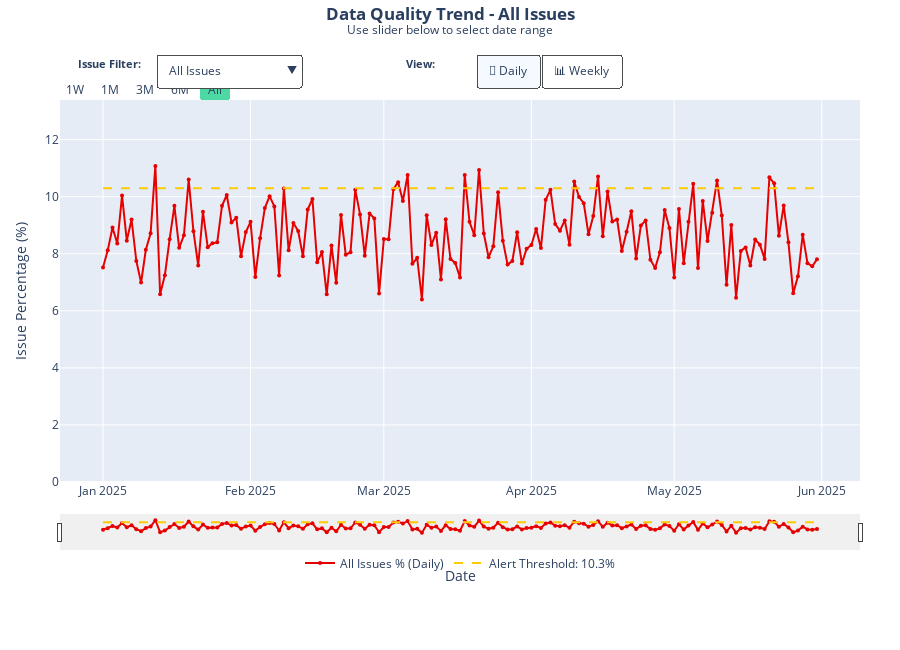

The notebook cell saved with this chart:
### Code cell
# Create interactive Data Quality Trend visualization with Issue Type dropdown, Date Range Selector
fig_dq_trend = go.Figure()

# Calculate dynamic thresholds and y-axis ranges for each issue type
# Threshold = mean + 1.5 * std (statistical alert level)
issue_stats = {}
for issue_name, issue_col in ISSUE_TYPES.items():
    mean_val = df_dq_trend_all[issue_col].mean()
    std_val = df_dq_trend_all[issue_col].std()
    max_val = df_dq_trend_all[issue_col].max()
    # Threshold: mean + 1.5*std, but at least 2% and capped reasonably
    threshold = max(mean_val + 1.5 * std_val, 2.0)
    threshold = round(threshold, 1)
    # Y-axis max: 20% above max value, minimum of 5%
    y_max = max(max_val * 1.2, threshold * 1.3, 5.0)
    issue_stats[issue_name] = {
        "threshold": threshold,
        "y_max": y_max,
        "mean": mean_val,
        "col": issue_col,
    }

# Build traces for each issue type (Daily + Weekly + Threshold_Daily + Threshold_Weekly = 4 traces per issue type)
trace_index = 0
visibility_map = (
    {}
)  # Maps issue_type -> [daily, weekly, threshold_daily, threshold_weekly]

for issue_name, issue_col in ISSUE_TYPES.items():
    stats = issue_stats[issue_name]

    # Daily - Issue Type %
    fig_dq_trend.add_trace(
        go.Scatter(
            x=df_dq_trend_all["transaction_date"],
            y=df_dq_trend_all[issue_col],
            mode="lines+markers",
            name=f"{issue_name} % (Daily)",
            line=dict(color=COLOR_DANGER, width=2),
            marker=dict(size=4),
            visible=(issue_name == "All Issues"),
            hovertemplate=f"Date: %{{x}}<br>{issue_name}: %{{y:.1f}}%<extra></extra>",
        )
    )

    # Weekly - Issue Type %
    fig_dq_trend.add_trace(
        go.Scatter(
            x=df_dq_weekly_all["week_start_date"],
            y=df_dq_weekly_all[issue_col],
            mode="lines+markers",
            name=f"{issue_name} % (Weekly)",
            line=dict(color=COLOR_DANGER, width=3),
            marker=dict(size=8),
            visible=False,
            hovertemplate=f"Week of: %{{x}}<br>{issue_name}: %{{y:.1f}}%<extra></extra>",
        )
    )

    # Threshold line for Daily view
    fig_dq_trend.add_trace(
        go.Scatter(
            x=[
                df_dq_trend_all["transaction_date"].min(),
                df_dq_trend_all["transaction_date"].max(),
            ],
            y=[stats["threshold"], stats["threshold"]],
            mode="lines",
            name=f"Alert Threshold: {stats['threshold']:.1f}%",
            line=dict(color=COLOR_WARNING, width=2, dash="dash"),
            visible=(issue_name == "All Issues"),
            hovertemplate=f"Alert Threshold: {stats['threshold']:.1f}%<extra></extra>",
            showlegend=True,
        )
    )

    # Threshold line for Weekly view (same threshold, but different x range)
    fig_dq_trend.add_trace(
        go.Scatter(
            x=[
                df_dq_weekly_all["week_start_date"].min(),
                df_dq_weekly_all["week_start_date"].max(),
            ],
            y=[stats["threshold"], stats["threshold"]],
            mode="lines",
            name=f"Alert Threshold: {stats['threshold']:.1f}%",
            line=dict(color=COLOR_WARNING, width=2, dash="dash"),
            visible=False,
            hovertemplate=f"Alert Threshold: {stats['threshold']:.1f}%<extra></extra>",
            showlegend=True,
        )
    )

    # Store indices: [daily, weekly, threshold_daily, threshold_weekly]
    visibility_map[issue_name] = [
        trace_index,
        trace_index + 1,
        trace_index + 2,
        trace_index + 3,
    ]
    trace_index += 4

# Total number of traces
total_traces = trace_index

# Track current view state for toggle (will be managed by custom buttons)
# We need separate buttons for issue type AND for daily/weekly toggle

# Create dropdown buttons for issue type selection (Daily view by default)
issue_buttons_daily = []
issue_buttons_weekly = []

for issue_name in ISSUE_TYPES.keys():
    indices = visibility_map[issue_name]
    stats = issue_stats[issue_name]

    # Daily view: show daily trace + daily threshold
    vis_daily = [False] * total_traces
    vis_daily[indices[0]] = True  # Daily trace
    vis_daily[indices[2]] = True  # Daily threshold

    issue_buttons_daily.append(
        dict(
            label=issue_name,
            method="update",
            args=[
                {"visible": vis_daily},
                {
                    "yaxis.range": [0, stats["y_max"]],
                    "title.text": f"<b>Data Quality Trend - {issue_name}</b><br><sup>Use slider below to select date range</sup>",
                },
            ],
        )
    )

    # Weekly view: show weekly trace + weekly threshold
    vis_weekly = [False] * total_traces
    vis_weekly[indices[1]] = True  # Weekly trace
    vis_weekly[indices[3]] = True  # Weekly threshold

    issue_buttons_weekly.append(
        dict(
            label=issue_name,
            method="update",
            args=[
                {"visible": vis_weekly},
                {
                    "yaxis.range": [0, stats["y_max"]],
                    "title.text": f"<b>Data Quality Trend - {issue_name}</b><br><sup>Use slider below to select date range</sup>",
                },
            ],
        )
    )

# Get initial stats for "All Issues"
initial_stats = issue_stats["All Issues"]

# Create layout with dropdown, Daily/Weekly toggle, and date range slider
fig_dq_trend.update_layout(
    updatemenus=[
        # Issue Type Dropdown (Daily view)
        dict(
            type="dropdown",
            direction="down",
            active=0,
            x=0.12,
            xanchor="left",
            y=1.12,
            yanchor="top",
            buttons=issue_buttons_daily,
            bgcolor="white",
            bordercolor=COLOR_GRAY,
            name="issue_dropdown",
        ),
        # Daily/Weekly Toggle Buttons - actually switches trace visibility
        dict(
            type="buttons",
            direction="right",
            active=0,
            x=0.52,
            xanchor="left",
            y=1.12,
            yanchor="top",
            buttons=[
                dict(
                    label="📅 Daily",
                    method="update",
                    args=[
                        # Show All Issues daily + threshold (default)
                        {
                            "visible": [
                                i
                                in [
                                    visibility_map["All Issues"][0],
                                    visibility_map["All Issues"][2],
                                ]
                                for i in range(total_traces)
                            ]
                        },
                        {},
                    ],
                ),
                dict(
                    label="📊 Weekly",
                    method="update",
                    args=[
                        # Show All Issues weekly + threshold
                        {
                            "visible": [
                                i
                                in [
                                    visibility_map["All Issues"][1],
                                    visibility_map["All Issues"][3],
                                ]
                                for i in range(total_traces)
                            ]
                        },
                        {},
                    ],
                ),
            ],
            bgcolor="white",
            bordercolor=COLOR_GRAY,
        ),
    ],
    title=dict(
        text=f"<b>Data Quality Trend - All Issues</b><br><sup>Use slider below to select date range</sup>",
        x=0.5,
        y=0.97,
        xanchor="center",
        yanchor="bottom",
    ),
    xaxis=dict(
        title="Date",
        rangeslider=dict(
            visible=True,
            thickness=0.08,
            bgcolor="#f0f0f0",
        ),
        rangeselector=dict(
            buttons=[
                dict(count=7, label="1W", step="day", stepmode="backward"),
                dict(count=1, label="1M", step="month", stepmode="backward"),
                dict(count=3, label="3M", step="month", stepmode="backward"),
                dict(count=6, label="6M", step="month", stepmode="backward"),
                dict(step="all", label="All"),
            ],
            bgcolor="white",
            activecolor=COLOR_PRIMARY,
            x=0.0,
            y=1.0,
        ),
        type="date",
    ),
    yaxis=dict(
        title="Issue Percentage (%)",
        range=[0, initial_stats["y_max"]],
    ),
    height=650,
    margin=dict(t=100, b=100, l=60, r=40),
    hovermode="x unified",
    legend=dict(
        orientation="h",
        yanchor="bottom",
        y=-0.25,
        xanchor="center",
        x=0.5,
    ),
    annotations=[
        dict(
            text="<b>Issue Filter:</b>",
            x=0.02,
            xref="paper",
            y=1.12,
            yref="paper",
            showarrow=False,
            font=dict(size=11),
        ),
        dict(
            text="<b>View:</b>",
            x=0.45,
            xref="paper",
            y=1.12,
            yref="paper",
            showarrow=False,
            font=dict(size=11),
        ),
    ],
)

fig_dq_trend.show()

# Calculate trend direction using last 90 days of data
df_recent = df_dq_trend_all.tail(90) if len(df_dq_trend_all) >= 90 else df_dq_trend_all
recent_issues_pct = df_recent.tail(7)["transactions_with_issues_pct"].mean()
earlier_issues_pct = df_recent.head(7)["transactions_with_issues_pct"].mean()
trend_direction = (
    "📉 Improving"
    if recent_issues_pct < earlier_issues_pct
    else "📈 Degrading" if recent_issues_pct > earlier_issues_pct else "➡️ Stable"
)
trend_color = (
    COLOR_SUCCESS
    if recent_issues_pct < earlier_issues_pct
    else COLOR_DANGER if recent_issues_pct > earlier_issues_pct else COLOR_GRAY
)

# Summary stats for all issue types with dynamic thresholds
issue_summary = []
for issue_name, stats in issue_stats.items():
    if issue_name != "All Issues":
        avg_pct = stats["mean"]
        threshold = stats["threshold"]
        status = "⚠️" if avg_pct > threshold * 0.8 else "✅"
        if avg_pct > 0.5:  # Only show issues with > 0.5% occurrence
            issue_summary.append(
                f"<li>{status} <strong>{issue_name}:</strong> {avg_pct:.1f}% avg (threshold: {threshold:.1f}%)</li>"
            )

# Display trend analysis summary
display(
    HTML(
        f"""
<div style="background-color: #fff3cd; padding: 15px; border-radius: 10px; border-left: 5px solid {trend_color}; margin-top: 20px;">
    <h4 style="margin-top: 0;">📈 Data Quality Trend Analysis</h4>
    <p><strong>Full Data Range:</strong> {DATA_MIN_DATE.strftime('%b %d, %Y') if hasattr(DATA_MIN_DATE, 'strftime') else DATA_MIN_DATE} to {DATA_MAX_DATE.strftime('%b %d, %Y') if hasattr(DATA_MAX_DATE, 'strftime') else DATA_MAX_DATE}</p>
    <p><strong>Trend Direction (Recent 90 days):</strong> <span style="color: {trend_color}; font-weight: bold;">{trend_direction}</span></p>
    <p><strong>Recent 7-Day Avg Issues %:</strong> {recent_issues_pct:.1f}%</p>
    <p><strong>Earlier 7-Day Avg Issues %:</strong> {earlier_issues_pct:.1f}%</p>
    <p><strong>All Issues Alert Threshold:</strong> {issue_stats['All Issues']['threshold']:.1f}% (mean + 1.5σ)</p>
    <hr>
    <p><strong>📊 Issue Breakdown (full period avg vs dynamic threshold):</strong></p>
    <ul style="margin: 5px 0;">
        {''.join(issue_summary) if issue_summary else '<li>No significant individual issues detected</li>'}
    </ul>
    <p style="font-style: italic; color: #666; margin-top: 10px;">
        <strong>Tip:</strong> Use the date range selector buttons (1W, 1M, 3M, 6M, All) or drag the slider below the chart to zoom into specific periods.
    </p>
</div>
"""
    )
)

### Figure 1 — Plotly figure (JSON) as saved in the notebook; plotly's stock layout.template omitted (floating-point values rounded to 4 significant figures; data arrays with more than 128 entries replaced by an {"elided": "..."} marker saying what was removed)
{"data": [{"hovertemplate": "Date: %{x}<br>All Issues: %{y:.1f}%<extra></extra>", "line": {"color": "#e60000", "width": 2}, "marker": {"size": 4}, "mode": "lines+markers", "name": "All Issues % (Daily)", "type": "scatter", "visible": true, "x": {"elided": "151 str values"}, "y": {"elided": "151 float values"}}, {"hovertemplate": "Week of: %{x}<br>All Issues: %{y:.1f}%<extra></extra>", "line": {"color": "#e60000", "width": 3}, "marker": {"size": 8}, "mode": "lines+markers", "name": "All Issues % (Weekly)", "type": "scatter", "visible": false, "x": ["2024-12-30", "2025-01-06", "2025-01-13", "2025-01-20", "2025-01-27", "2025-02-03", "2025-02-10", "2025-02-17", "2025-02-24", "2025-03-03", "2025-03-10", "2025-03-17", "2025-03-24", "2025-03-31", "2025-04-07", "2025-04-14", "2025-04-21", "2025-04-28", "2025-05-05", "2025-05-12", "2025-05-19", "2025-05-26"], "y": [8.6, 8.65, 8.49, 8.64, 8.77, 9.06, 8.71, 8.24, 8.53, 9.04, 8.31, 9.05, 8.38, 8.96, 9.31, 9.33, 8.52, 8.56, 9.38, 7.83, 9.14, 7.59]}, {"hovertemplate": "Alert Threshold: 10.3%<extra></extra>", "line": {"color": "#fecb00", "dash": "dash", "width": 2}, "mode": "lines", "name": "Alert Threshold: 10.3%", "showlegend": true, "type": "scatter", "visible": true, "x": ["2025-01-01", "2025-05-31"], "y": [10.3, 10.3]}, {"hovertemplate": "Alert Threshold: 10.3%<extra></extra>", "line": {"color": "#fecb00", "dash": "dash", "width": 2}, "mode": "lines", "name": "Alert Threshold: 10.3%", "showlegend": true, "type": "scatter", "visible": false, "x": ["2024-12-30", "2025-05-26"], "y": [10.3, 10.3]}, {"hovertemplate": "Date: %{x}<br>Missing Amount: %{y:.1f}%<extra></extra>", "line": {"color": "#e60000", "width": 2}, "marker": {"size": 4}, "mode": "lines+markers", "name": "Missing Amount % (Daily)", "type": "scatter", "visible": false, "x": {"elided": "151 str values"}, "y": {"elided": "151 float values"}}, {"hovertemplate": "Week of: %{x}<br>Missing Amount: %{y:.1f}%<extra></extra>", "line": {"color": "#e60000", "width": 3}, "marker": {"size": 8}, "mode": "lines+markers", "name": "Missing Amount % (Weekly)", "type": "scatter", "visible": false, "x": ["2024-12-30", "2025-01-06", "2025-01-13", "2025-01-20", "2025-01-27", "2025-02-03", "2025-02-10", "2025-02-17", "2025-02-24", "2025-03-03", "2025-03-10", "2025-03-17", "2025-03-24", "2025-03-31", "2025-04-07", "2025-04-14", "2025-04-21", "2025-04-28", "2025-05-05", "2025-05-12", "2025-05-19", "2025-05-26"], "y": [0.0, 0.0, 0.0, 0.0, 0.0, 0.0, 0.0, 0.0, 0.0, 0.0, 0.0, 0.0, 0.0, 0.0, 0.0, 0.0, 0.0, 0.0, 0.0, 0.0, 0.0, 0.0]}, {"hovertemplate": "Alert Threshold: 2.0%<extra></extra>", "line": {"color": "#fecb00", "dash": "dash", "width": 2}, "mode": "lines", "name": "Alert Threshold: 2.0%", "showlegend": true, "type": "scatter", "visible": false, "x": ["2025-01-01", "2025-05-31"], "y": [2, 2]}, {"hovertemplate": "Alert Threshold: 2.0%<extra></extra>", "line": {"color": "#fecb00", "dash": "dash", "width": 2}, "mode": "lines", "name": "Alert Threshold: 2.0%", "showlegend": true, "type": "scatter", "visible": false, "x": ["2024-12-30", "2025-05-26"], "y": [2, 2]}, {"hovertemplate": "Date: %{x}<br>Invalid Amount: %{y:.1f}%<extra></extra>", "line": {"color": "#e60000", "width": 2}, "marker": {"size": 4}, "mode": "lines+markers", "name": "Invalid Amount % (Daily)", "type": "scatter", "visible": false, "x": {"elided": "151 str values"}, "y": {"elided": "151 float values"}}, {"hovertemplate": "Week of: %{x}<br>Invalid Amount: %{y:.1f}%<extra></extra>", "line": {"color": "#e60000", "width": 3}, "marker": {"size": 8}, "mode": "lines+markers", "name": "Invalid Amount % (Weekly)", "type": "scatter", "visible": false, "x": ["2024-12-30", "2025-01-06", "2025-01-13", "2025-01-20", "2025-01-27", "2025-02-03", "2025-02-10", "2025-02-17", "2025-02-24", "2025-03-03", "2025-03-10", "2025-03-17", "2025-03-24", "2025-03-31", "2025-04-07", "2025-04-14", "2025-04-21", "2025-04-28", "2025-05-05", "2025-05-12", "2025-05-19", "2025-05-26"], "y": [0.24, 0.23, 0.19, 0.35, 0.33, 0.24, 0.28, 0.31, 0.3, 0.2, 0.26, 0.33, 0.19, 0.31, 0.31, 0.3, 0.13, 0.31, 0.17, 0.22, 0.32, 0.23]}, {"hovertemplate": "Alert Threshold: 2.0%<extra></extra>", "line": {"color": "#fecb00", "dash": "dash", "width": 2}, "mode": "lines", "name": "Alert Threshold: 2.0%", "showlegend": true, "type": "scatter", "visible": false, "x": ["2025-01-01", "2025-05-31"], "y": [2, 2]}, {"hovertemplate": "Alert Threshold: 2.0%<extra></extra>", "line": {"color": "#fecb00", "dash": "dash", "width": 2}, "mode": "lines", "name": "Alert Threshold: 2.0%", "showlegend": true, "type": "scatter", "visible": false, "x": ["2024-12-30", "2025-05-26"], "y": [2, 2]}, {"hovertemplate": "Date: %{x}<br>Invalid Time Range: %{y:.1f}%<extra></extra>", "line": {"color": "#e60000", "width": 2}, "marker": {"size": 4}, "mode": "lines+markers", "name": "Invalid Time Range % (Daily)", "type": "scatter", "visible": false, "x": {"elided": "151 str values"}, "y": {"elided": "151 float values"}}, {"hovertemplate": "Week of: %{x}<br>Invalid Time Range: %{y:.1f}%<extra></extra>", "line": {"color": "#e60000", "width": 3}, "marker": {"size": 8}, "mode": "lines+markers", "name": "Invalid Time Range % (Weekly)", "type": "scatter", "visible": false, "x": ["2024-12-30", "2025-01-06", "2025-01-13", "2025-01-20", "2025-01-27", "2025-02-03", "2025-02-10", "2025-02-17", "2025-02-24", "2025-03-03", "2025-03-10", "2025-03-17", "2025-03-24", "2025-03-31", "2025-04-07", "2025-04-14", "2025-04-21", "2025-04-28", "2025-05-05", "2025-05-12", "2025-05-19", "2025-05-26"], "y": [0.24, 0.06, 0.15, 0.13, 0.07, 0.11, 0.15, 0.13, 0.04, 0.15, 0.15, 0.22, 0.06, 0.2, 0.14, 0.11, 0.13, 0.25, 0.06, 0.06, 0.28, 0.13]}, {"hovertemplate": "Alert Threshold: 2.0%<extra></extra>", "line": {"color": "#fecb00", "dash": "dash", "width": 2}, "mode": "lines", "name": "Alert Threshold: 2.0%", "showlegend": true, "type": "scatter", "visible": false, "x": ["2025-01-01", "2025-05-31"], "y": [2, 2]}, {"hovertemplate": "Alert Threshold: 2.0%<extra></extra>", "line": {"color": "#fecb00", "dash": "dash", "width": 2}, "mode": "lines", "name": "Alert Threshold: 2.0%", "showlegend": true, "type": "scatter", "visible": false, "x": ["2024-12-30", "2025-05-26"], "y": [2, 2]}, {"hovertemplate": "Date: %{x}<br>Missing kWh: %{y:.1f}%<extra></extra>", "line": {"color": "#e60000", "width": 2}, "marker": {"size": 4}, "mode": "lines+markers", "name": "Missing kWh % (Daily)", "type": "scatter", "visible": false, "x": {"elided": "151 str values"}, "y": {"elided": "151 float values"}}, {"hovertemplate": "Week of: %{x}<br>Missing kWh: %{y:.1f}%<extra></extra>", "line": {"color": "#e60000", "width": 3}, "marker": {"size": 8}, "mode": "lines+markers", "name": "Missing kWh % (Weekly)", "type": "scatter", "visible": false, "x": ["2024-12-30", "2025-01-06", "2025-01-13", "2025-01-20", "2025-01-27", "2025-02-03", "2025-02-10", "2025-02-17", "2025-02-24", "2025-03-03", "2025-03-10", "2025-03-17", "2025-03-24", "2025-03-31", "2025-04-07", "2025-04-14", "2025-04-21", "2025-04-28", "2025-05-05", "2025-05-12", "2025-05-19", "2025-05-26"], "y": [0.0, 0.0, 0.0, 0.0, 0.0, 0.0, 0.0, 0.0, 0.0, 0.0, 0.0, 0.0, 0.0, 0.0, 0.0, 0.0, 0.0, 0.0, 0.0, 0.0, 0.0, 0.0]}, {"hovertemplate": "Alert Threshold: 2.0%<extra></extra>", "line": {"color": "#fecb00", "dash": "dash", "width": 2}, "mode": "lines", "name": "Alert Threshold: 2.0%", "showlegend": true, "type": "scatter", "visible": false, "x": ["2025-01-01", "2025-05-31"], "y": [2, 2]}, {"hovertemplate": "Alert Threshold: 2.0%<extra></extra>", "line": {"color": "#fecb00", "dash": "dash", "width": 2}, "mode": "lines", "name": "Alert Threshold: 2.0%", "showlegend": true, "type": "scatter", "visible": false, "x": ["2024-12-30", "2025-05-26"], "y": [2, 2]}, {"hovertemplate": "Date: %{x}<br>Negative kWh: %{y:.1f}%<extra></extra>", "line": {"color": "#e60000", "width": 2}, "marker": {"size": 4}, "mode": "lines+markers", "name": "Negative kWh % (Daily)", "type": "scatter", "visible": false, "x": {"elided": "151 str values"}, "y": {"elided": "151 float values"}}, {"hovertemplate": "Week of: %{x}<br>Negative kWh: %{y:.1f}%<extra></extra>", "line": {"color": "#e60000", "width": 3}, "marker": {"size": 8}, "mode": "lines+markers", "name": "Negative kWh % (Weekly)", "type": "scatter", "visible": false, "x": ["2024-12-30", "2025-01-06", "2025-01-13", "2025-01-20", "2025-01-27", "2025-02-03", "2025-02-10", "2025-02-17", "2025-02-24", "2025-03-03", "2025-03-10", "2025-03-17", "2025-03-24", "2025-03-31", "2025-04-07", "2025-04-14", "2025-04-21", "2025-04-28", "2025-05-05", "2025-05-12", "2025-05-19", "2025-05-26"], "y": [0.21, 0.15, 0.19, 0.28, 0.2, 0.22, 0.24, 0.29, 0.22, 0.18, 0.24, 0.26, 0.15, 0.29, 0.25, 0.22, 0.13, 0.27, 0.17, 0.11, 0.28, 0.18]}, {"hovertemplate": "Alert Threshold: 2.0%<extra></extra>", "line": {"color": "#fecb00", "dash": "dash", "width": 2}, "mode": "lines", "name": "Alert Threshold: 2.0%", "showlegend": true, "type": "scatter", "visible": false, "x": ["2025-01-01", "2025-05-31"], "y": [2, 2]}, {"hovertemplate": "Alert Threshold: 2.0%<extra></extra>", "line": {"color": "#fecb00", "dash": "dash", "width": 2}, "mode": "lines", "name": "Alert Threshold: 2.0%", "showlegend": true, "type": "scatter", "visible": false, "x": ["2024-12-30", "2025-05-26"], "y": [2, 2]}, {"hovertemplate": "Date: %{x}<br>Outlier kWh: %{y:.1f}%<extra></extra>", "line": {"color": "#e60000", "width": 2}, "marker": {"size": 4}, "mode": "lines+markers", "name": "Outlier kWh % (Daily)", "type": "scatter", "visible": false, "x": {"elided": "151 str values"}, "y": {"elided": "151 float values"}}, {"hovertemplate": "Week of: %{x}<br>Outlier kWh: %{y:.1f}%<extra></extra>", "line": {"color": "#e60000", "width": 3}, "marker": {"size": 8}, "mode": "lines+markers", "name": "Outlier kWh % (Weekly)", "type": "scatter", "visible": false, "x": ["2024-12-30", "2025-01-06", "2025-01-13", "2025-01-20", "2025-01-27", "2025-02-03", "2025-02-10", "2025-02-17", "2025-02-24", "2025-03-03", "2025-03-10", "2025-03-17", "2025-03-24", "2025-03-31", "2025-04-07", "2025-04-14", "2025-04-21", "2025-04-28", "2025-05-05", "2025-05-12", "2025-05-19", "2025-05-26"], "y": [0.54, 0.32, 0.22, 0.24, 0.2, 0.31, 0.35, 0.33, 0.28, 0.2, 0.28, 0.28, 0.21, 0.15, 0.17, 0.24, 0.45, 0.17, 0.28, 0.22, 0.32, 0.15]}, {"hovertemplate": "Alert Threshold: 2.0%<extra></extra>", "line": {"color": "#fecb00", "dash": "dash", "width": 2}, "mode": "lines", "name": "Alert Threshold: 2.0%", "showlegend": true, "type": "scatter", "visible": false, "x": ["2025-01-01", "2025-05-31"], "y": [2, 2]}, {"hovertemplate": "Alert Threshold: 2.0%<extra></extra>", "line": {"color": "#fecb00", "dash": "dash", "width": 2}, "mode": "lines", "name": "Alert Threshold: 2.0%", "showlegend": true, "type": "scatter", "visible": false, "x": ["2024-12-30", "2025-05-26"], "y": [2, 2]}, {"hovertemplate": "Date: %{x}<br>Outlier Duration: %{y:.1f}%<extra></extra>", "line": {"color": "#e60000", "width": 2}, "marker": {"size": 4}, "mode": "lines+markers", "name": "Outlier Duration % (Daily)", "type": "scatter", "visible": false, "x": {"elided": "151 str values"}, "y": {"elided": "151 float values"}}, {"hovertemplate": "Week of: %{x}<br>Outlier Duration: %{y:.1f}%<extra></extra>", "line": {"color": "#e60000", "width": 3}, "marker": {"size": 8}, "mode": "lines+markers", "name": "Outlier Duration % (Weekly)", "type": "scatter", "visible": false, "x": ["2024-12-30", "2025-01-06", "2025-01-13", "2025-01-20", "2025-01-27", "2025-02-03", "2025-02-10", "2025-02-17", "2025-02-24", "2025-03-03", "2025-03-10", "2025-03-17", "2025-03-24", "2025-03-31", "2025-04-07", "2025-04-14", "2025-04-21", "2025-04-28", "2025-05-05", "2025-05-12", "2025-05-19", "2025-05-26"], "y": [0.3, 0.15, 0.11, 0.09, 0.2, 0.2, 0.17, 0.18, 0.2, 0.07, 0.17, 0.07, 0.17, 0.04, 0.06, 0.09, 0.3, 0.08, 0.19, 0.13, 0.17, 0.05]}, {"hovertemplate": "Alert Threshold: 2.0%<extra></extra>", "line": {"color": "#fecb00", "dash": "dash", "width": 2}, "mode": "lines", "name": "Alert Threshold: 2.0%", "showlegend": true, "type": "scatter", "visible": false, "x": ["2025-01-01", "2025-05-31"], "y": [2, 2]}, {"hovertemplate": "Alert Threshold: 2.0%<extra></extra>", "line": {"color": "#fecb00", "dash": "dash", "width": 2}, "mode": "lines", "name": "Alert Threshold: 2.0%", "showlegend": true, "type": "scatter", "visible": false, "x": ["2024-12-30", "2025-05-26"], "y": [2, 2]}, {"hovertemplate": "Date: %{x}<br>Outlier Amount: %{y:.1f}%<extra></extra>", "line": {"color": "#e60000", "width": 2}, "marker": {"size": 4}, "mode": "lines+markers", "name": "Outlier Amount % (Daily)", "type": "scatter", "visible": false, "x": {"elided": "151 str values"}, "y": {"elided": "151 float values"}}, {"hovertemplate": "Week of: %{x}<br>Outlier Amount: %{y:.1f}%<extra></extra>", "line": {"color": "#e60000", "width": 3}, "marker": {"size": 8}, "mode": "lines+markers", "name": "Outlier Amount % (Weekly)", "type": "scatter", "visible": false, "x": ["2024-12-30", "2025-01-06", "2025-01-13", "2025-01-20", "2025-01-27", "2025-02-03", "2025-02-10", "2025-02-17", "2025-02-24", "2025-03-03", "2025-03-10", "2025-03-17", "2025-03-24", "2025-03-31", "2025-04-07", "2025-04-14", "2025-04-21", "2025-04-28", "2025-05-05", "2025-05-12", "2025-05-19", "2025-05-26"], "y": [0.57, 0.38, 0.26, 0.24, 0.27, 0.39, 0.41, 0.37, 0.3, 0.26, 0.39, 0.35, 0.26, 0.18, 0.21, 0.28, 0.47, 0.19, 0.28, 0.19, 0.32, 0.15]}, {"hovertemplate": "Alert Threshold: 2.0%<extra></extra>", "line": {"color": "#fecb00", "dash": "dash", "width": 2}, "mode": "lines", "name": "Alert Threshold: 2.0%", "showlegend": true, "type": "scatter", "visible": false, "x": ["2025-01-01", "2025-05-31"], "y": [2, 2]}, {"hovertemplate": "Alert Threshold: 2.0%<extra></extra>", "line": {"color": "#fecb00", "dash": "dash", "width": 2}, "mode": "lines", "name": "Alert Threshold: 2.0%", "showlegend": true, "type": "scatter", "visible": false, "x": ["2024-12-30", "2025-05-26"], "y": [2, 2]}], "layout": {"annotations": [{"font": {"size": 11}, "showarrow": false, "text": "<b>Issue Filter:</b>", "x": 0.02, "xref": "paper", "y": 1.12, "yref": "paper"}, {"font": {"size": 11}, "showarrow": false, "text": "<b>View:</b>", "x": 0.45, "xref": "paper", "y": 1.12, "yref": "paper"}], "height": 650, "hovermode": "x unified", "legend": {"orientation": "h", "x": 0.5, "xanchor": "center", "y": -0.25, "yanchor": "bottom"}, "margin": {"b": 100, "l": 60, "r": 40, "t": 100}, "title": {"text": "<b>Data Quality Trend - All Issues</b><br><sup>Use slider below to select date range</sup>", "x": 0.5, "xanchor": "center", "y": 0.97, "yanchor": "bottom"}, "updatemenus": [{"active": 0, "bgcolor": "white", "bordercolor": "#4a4d4e", "buttons": [{"args": [{"visible": [true, false, true, false, false, false, false, false, false, false, false, false, false, false, false, false, false, false, false, false, false, false, false, false, false, false, false, false, false, false, false, false, false, false, false, false]}, {"title.text": "<b>Data Quality Trend - All Issues</b><br><sup>Use slider below to select date range</sup>", "yaxis.range": [0, 13.39]}], "label": "All Issues", "method": "update"}, {"args": [{"visible": [false, false, false, false, true, false, true, false, false, false, false, false, false, false, false, false, false, false, false, false, false, false, false, false, false, false, false, false, false, false, false, false, false, false, false, false]}, {"title.text": "<b>Data Quality Trend - Missing Amount</b><br><sup>Use slider below to select date range</sup>", "yaxis.range": [0, 5]}], "label": "Missing Amount", "method": "update"}, {"args": [{"visible": [false, false, false, false, false, false, false, false, true, false, true, false, false, false, false, false, false, false, false, false, false, false, false, false, false, false, false, false, false, false, false, false, false, false, false, false]}, {"title.text": "<b>Data Quality Trend - Invalid Amount</b><br><sup>Use slider below to select date range</sup>", "yaxis.range": [0, 5]}], "label": "Invalid Amount", "method": "update"}, {"args": [{"visible": [false, false, false, false, false, false, false, false, false, false, false, false, true, false, true, false, false, false, false, false, false, false, false, false, false, false, false, false, false, false, false, false, false, false, false, false]}, {"title.text": "<b>Data Quality Trend - Invalid Time Range</b><br><sup>Use slider below to select date range</sup>", "yaxis.range": [0, 5]}], "label": "Invalid Time Range", "method": "update"}, {"args": [{"visible": [false, false, false, false, false, false, false, false, false, false, false, false, false, false, false, false, true, false, true, false, false, false, false, false, false, false, false, false, false, false, false, false, false, false, false, false]}, {"title.text": "<b>Data Quality Trend - Missing kWh</b><br><sup>Use slider below to select date range</sup>", "yaxis.range": [0, 5]}], "label": "Missing kWh", "method": "update"}, {"args": [{"visible": [false, false, false, false, false, false, false, false, false, false, false, false, false, false, false, false, false, false, false, false, true, false, true, false, false, false, false, false, false, false, false, false, false, false, false, false]}, {"title.text": "<b>Data Quality Trend - Negative kWh</b><br><sup>Use slider below to select date range</sup>", "yaxis.range": [0, 5]}], "label": "Negative kWh", "method": "update"}, {"args": [{"visible": [false, false, false, false, false, false, false, false, false, false, false, false, false, false, false, false, false, false, false, false, false, false, false, false, true, false, true, false, false, false, false, false, false, false, false, false]}, {"title.text": "<b>Data Quality Trend - Outlier kWh</b><br><sup>Use slider below to select date range</sup>", "yaxis.range": [0, 5]}], "label": "Outlier kWh", "method": "update"}, {"args": [{"visible": [false, false, false, false, false, false, false, false, false, false, false, false, false, false, false, false, false, false, false, false, false, false, false, false, false, false, false, false, true, false, true, false, false, false, false, false]}, {"title.text": "<b>Data Quality Trend - Outlier Duration</b><br><sup>Use slider below to select date range</sup>", "yaxis.range": [0, 5]}], "label": "Outlier Duration", "method": "update"}, {"args": [{"visible": [false, false, false, false, false, false, false, false, false, false, false, false, false, false, false, false, false, false, false, false, false, false, false, false, false, false, false, false, false, false, false, false, true, false, true, false]}, {"title.text": "<b>Data Quality Trend - Outlier Amount</b><br><sup>Use slider below to select date range</sup>", "yaxis.range": [0, 5]}], "label": "Outlier Amount", "method": "update"}], "direction": "down", "name": "issue_dropdown", "type": "dropdown", "x": 0.12, "xanchor": "left", "y": 1.12, "yanchor": "top"}, {"active": 0, "bgcolor": "white", "bordercolor": "#4a4d4e", "buttons": [{"args": [{"visible": [true, false, true, false, false, false, false, false, false, false, false, false, false, false, false, false, false, false, false, false, false, false, false, false, false, false, false, false, false, false, false, false, false, false, false, false]}, {}], "label": "📅 Daily", "method": "update"}, {"args": [{"visible": [false, true, false, true, false, false, false, false, false, false, false, false, false, false, false, false, false, false, false, false, false, false, false, false, false, false, false, false, false, false, false, false, false, false, false, false]}, {}], "label": "📊 Weekly", "method": "update"}], "direction": "right", "type": "buttons", "x": 0.52, "xanchor": "left", "y": 1.12, "yanchor": "top"}], "xaxis": {"rangeselector": {"activecolor": "#4CD9A4", "bgcolor": "white", "buttons": [{"count": 7, "label": "1W", "step": "day", "stepmode": "backward"}, {"count": 1, "label": "1M", "step": "month", "stepmode": "backward"}, {"count": 3, "label": "3M", "step": "month", "stepmode": "backward"}, {"count": 6, "label": "6M", "step": "month", "stepmode": "backward"}, {"label": "All", "step": "all"}], "x": 0, "y": 1}, "rangeslider": {"bgcolor": "#f0f0f0", "thickness": 0.08, "visible": true}, "title": {"text": "Date"}, "type": "date"}, "yaxis": {"range": [0, 13.39], "title": {"text": "Issue Percentage (%)"}}}}
